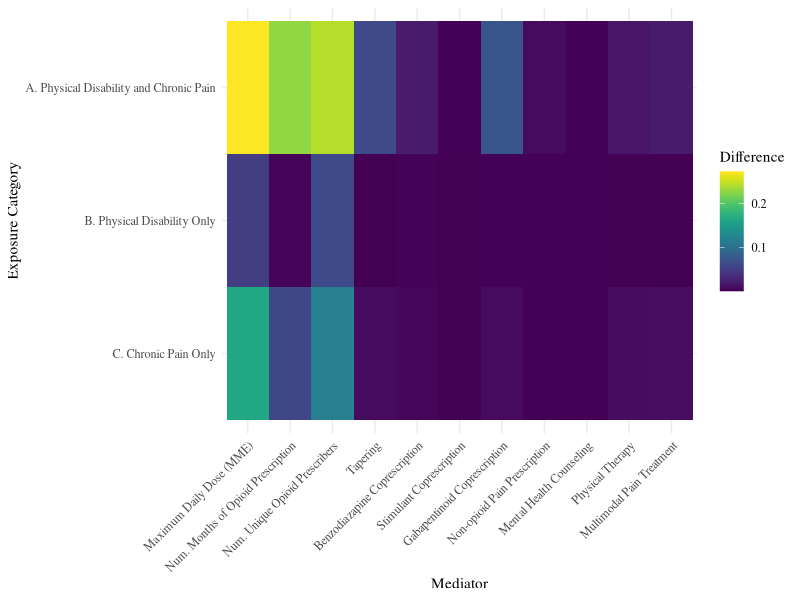
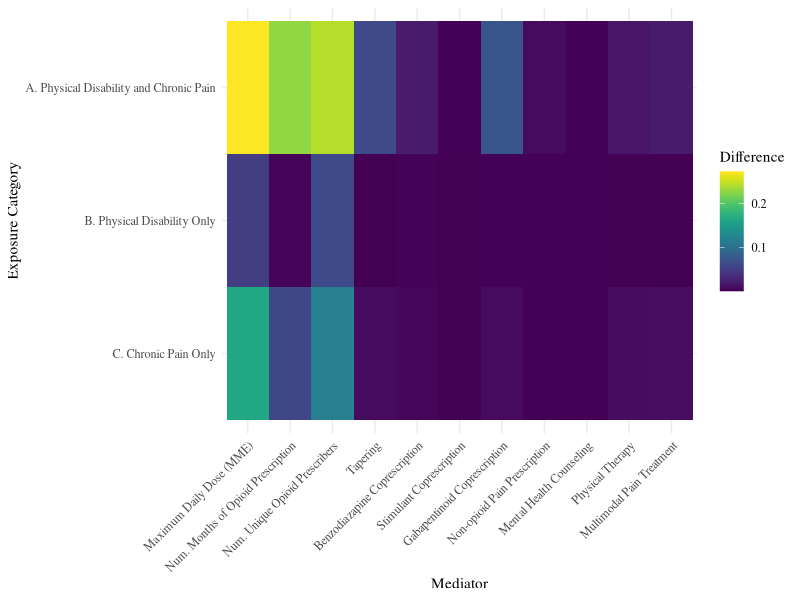

Source code (R) for these figures, in order:
## ---- chunk 1
knitr::opts_chunk$set(echo = F, warning = F, message = F)
## ---- chunk 2
# Load packages
library(ggplot2)
library(dplyr)
library(viridis)
## ---- chunk 3
# Create data frames for each exposure group (vs. neither)
# Include mediator variable names, and the indirect effect difference |θ - θj| for each mediator
    # θ = the indirect effect estimate through all mediators M
    # θj = the indirect effect estimat not through Mj 

disability_chronic_pain <- data.frame(
  mediator = c("mediator_opioid_stimulant_copresc", "mediator_has_counseling", "mediator_nonopioid_pain_rx", "mediator_has_physical_therapy", "mediator_opioid_benzo_copresc", "mediator_has_multimodal_pain_treatment_restrict", "mediator_has_tapering", "mediator_opioid_gabapentinoid_copresc", "mediator_months_opioid_rx", "mediator_prescribers_6mo_sum", "mediator_max_daily_dose_mme"),
  Difference = c(0.000504, 0.001307, 0.007502, 0.014697, 0.018807, 0.019254, 0.060431, 0.072254, 0.228298, 0.242898, 0.272710)
)

disability_only <- data.frame(
  mediator = c("mediator_has_tapering", "mediator_opioid_stimulant_copresc", "mediator_nonopioid_pain_rx", "mediator_has_multimodal_pain_treatment_restrict", "mediator_has_physical_therapy", "mediator_opioid_gabapentinoid_copresc", "mediator_has_counseling", "mediator_opioid_benzo_copresc", "mediator_months_opioid_rx", "mediator_max_daily_dose_mme", "mediator_prescribers_6mo_sum"),
  Difference = c(0.000006, 0.000016, 0.000364, 0.000189, 0.000682, 0.000899, 0.000925, 0.001608, 0.002095, 0.048429, 0.060597)
)

chronic_pain_only <- data.frame(
  mediator = c("mediator_has_counseling", "mediator_opioid_stimulant_copresc", "mediator_nonopioid_pain_rx", "mediator_opioid_benzo_copresc", "mediator_opioid_gabapentinoid_copresc", "mediator_has_tapering", "mediator_has_physical_therapy", "mediator_has_multimodal_pain_treatment_restrict", "mediator_months_opioid_rx", "mediator_prescribers_6mo_sum", "mediator_max_daily_dose_mme"),
  Difference = c(0.000460, 0.000667, 0.001310, 0.004704, 0.007158, 0.007292, 0.007962, 0.008909, 0.057122, 0.117554, 0.162991)
)
## ---- chunk 4
# Rename and order mediators for display in figure

# Specify the mediator order
desired_order <- c(
  "Maximum Daily Dose (MME)", "Num. Months of Opioid Prescription", "Num. Unique Opioid Prescribers",
  "Tapering", "Benzodiazapine Coprescription", "Stimulant Coprescription", "Gabapentinoid Coprescription",
  "Non-opioid Pain Prescription", "Mental Health Counseling", "Physical Therapy", "Multimodal Pain Treatment"
)

# Specify the mediator labels
mediator_rename <- c(
  "mediator_has_tapering" = "Tapering",
  "mediator_opioid_stimulant_copresc" = "Stimulant Coprescription",
  "mediator_nonopioid_pain_rx" = "Non-opioid Pain Prescription",
  "mediator_has_physical_therapy" = "Physical Therapy",
  "mediator_opioid_benzo_copresc" = "Benzodiazapine Coprescription",
  "mediator_has_multimodal_pain_treatment_restrict" = "Multimodal Pain Treatment",
  "mediator_has_counseling" = "Mental Health Counseling",
  "mediator_opioid_gabapentinoid_copresc" = "Gabapentinoid Coprescription",
  "mediator_months_opioid_rx" = "Num. Months of Opioid Prescription",
  "mediator_prescribers_6mo_sum" = "Num. Unique Opioid Prescribers",
  "mediator_max_daily_dose_mme" = "Maximum Daily Dose (MME)"
)

# Define a function to rename and reorder the mediators
rename_reorder_mediators <- function(df) {
  df %>%
    mutate(mediator = mediator_rename[mediator]) %>%
    arrange(match(mediator, desired_order))
}

# Apply the function to each data frame
disability_chronic_pain <- rename_reorder_mediators(disability_chronic_pain)
disability_only <- rename_reorder_mediators(disability_only)
chronic_pain_only <- rename_reorder_mediators(chronic_pain_only)

# Convert "mediator" to a factor with the desired order
disability_chronic_pain$mediator <- factor(disability_chronic_pain$mediator, levels = disability_chronic_pain$mediator)
disability_only$mediator <- factor(disability_only$mediator, levels = disability_only$mediator)
chronic_pain_only$mediator <- factor(chronic_pain_only$mediator, levels = chronic_pain_only$mediator)
## ---- chunk 5
# Create a merged data frame of the 3 exposure datasets and set exposure labels
merged_data <- bind_rows(
  data.frame(Exposure = "A. Physical Disability and Chronic Pain", disability_chronic_pain),
  data.frame(Exposure = "B. Physical Disability Only", disability_only),
  data.frame(Exposure = "C. Chronic Pain Only", chronic_pain_only)
)
## ---- chunk 6
# Specify the order of exposure levels
merged_data$Exposure <- factor(merged_data$Exposure, levels = c("C. Chronic Pain Only", "B. Physical Disability Only", "A. Physical Disability and Chronic Pain"))
## ---- chunk 7
# Create a heat plot using ggplot2
plot <- ggplot(merged_data, aes(x = mediator, y = Exposure, fill = Difference)) +
  geom_tile() +
  scale_fill_viridis(option = "D", direction = 1) +  # Change the color palette to viridis
  theme_minimal() +
    theme(text = element_text(family = "Times")) +
  theme(axis.text.x = element_text(angle = 45, hjust = 1)) +
  labs(x = "Mediator", y = "Exposure Category")

# View plot
plot

# Save plot
ggsave("figures/variable_importance_heat_plot.pdf", plot)
